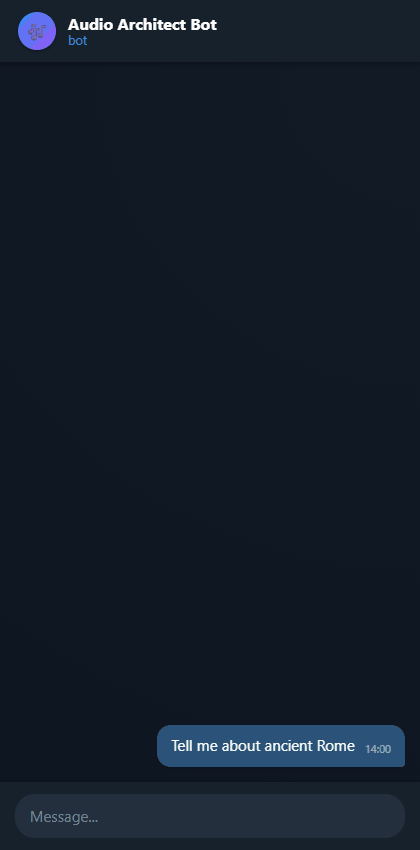
#> input picture docs/mass_production/01_base_roma.gif, 420 x 850 px; its folder holds only this picture in this run
$ python check_icons.py
#> lines starting #> are read from the running program, lines starting #| are printed output that depends on the picture; after the words box and inside, x2 and y2 are one past the last pixel; in counts of white or black regions, pixels touching at a corner belong together
import cv2
import numpy as np
from PIL import Image, ImageSequence
import os
import glob

def is_broken_placeholder(frame_rgb, debug=False):
    gray = cv2.cvtColor(frame_rgb, cv2.COLOR_RGB2GRAY)

    # White region > 235
    _, thresh = cv2.threshold(gray, 235, 255, cv2.THRESH_BINARY)

    contours, _ = cv2.findContours(thresh, cv2.RETR_LIST, cv2.CHAIN_APPROX_SIMPLE)

    for cnt in contours:
        x, y, w, h = cv2.boundingRect(cnt)

        # Check size (approx 80 to 200, making it a bit flexible)
        if 60 <= w <= 220 and 60 <= h <= 220:
            # Check aspect ratio
            if 0.7 <= w/h <= 1.3:
                area = cv2.contourArea(cnt)
                # Ensure it's mostly a solid block
                if area / (w*h) > 0.6:
                    # Get the bounding box in the original image
                    roi_gray = gray[y:y+h, x:x+w]

                    # Check for gray border or little icon inside
                    # A pure white square is 255 mean. A placeholder has a gray border or an icon, so mean is slightly less than 255
                    # But it's mostly white, so mean > 220
                    mean_val = np.mean(roi_gray)

                    if debug:
                        print(f"Candidate found: size={w}x{h}, area_ratio={area/(w*h):.2f}, mean_val={mean_val:.2f}")

                    if mean_val > 210 and mean_val < 254.5:
                        # Found a broken placeholder
                        return True

    return False

def check_gif(file_path):
#> called with file_path = 'docs/mass_production/01_base_roma.gif'
    is_target = "3d_mixing_forge_icons.gif" in file_path
    try:
        gif = Image.open(file_path)
#> gif is the input picture: PIL image 420x850 P; mean R, G, B 19.3, 28.8, 40.9
        for i, frame in enumerate(ImageSequence.Iterator(gif)):
            frame_rgb = frame.convert('RGB')
            frame_np = np.array(frame_rgb)
            if is_broken_placeholder(frame_np, debug=is_target):
                if is_target:
                    print(f"Target file broke at frame {i}")
                return True
#> this loop made 20 passes
#> pass 1, in is_broken_placeholder, `gray = cv2.cvtColor(frame_rgb, cv2.COLOR_RGB2GRAY)`:
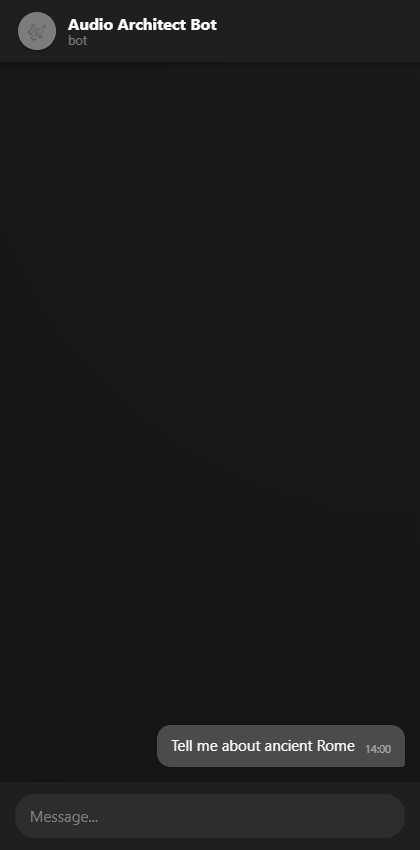
#> gray: shape (850, 420); min 19, max 255, mean 27.5
#> pass 1, in is_broken_placeholder, `_, thresh = cv2.threshold(gray, 235, 255, cv2.THRESH_BINARY)`:
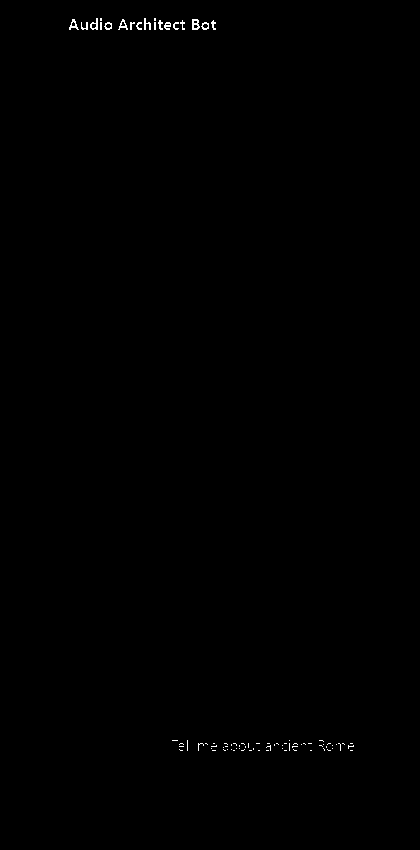
#> thresh: shape (850, 420); 0.22% white in thin lines or dots, all inside (x1, y1, x2, y2) = (69, 18, 354, 751)
#> pass 2, in check_gif, `frame_rgb = frame.convert('RGB')`:
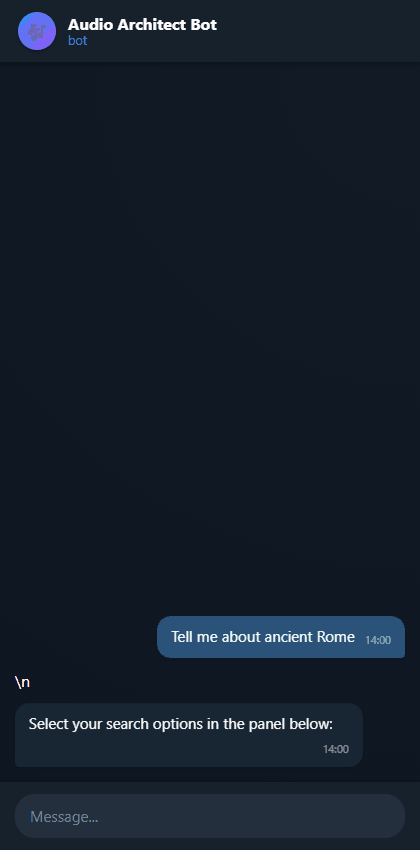
#> frame_rgb: PIL image 420x850 RGB; mean R, G, B 20.6, 30.4, 42.6
#> pass 2, in is_broken_placeholder (call 2), `gray = cv2.cvtColor(frame_rgb, cv2.COLOR_RGB2GRAY)`:
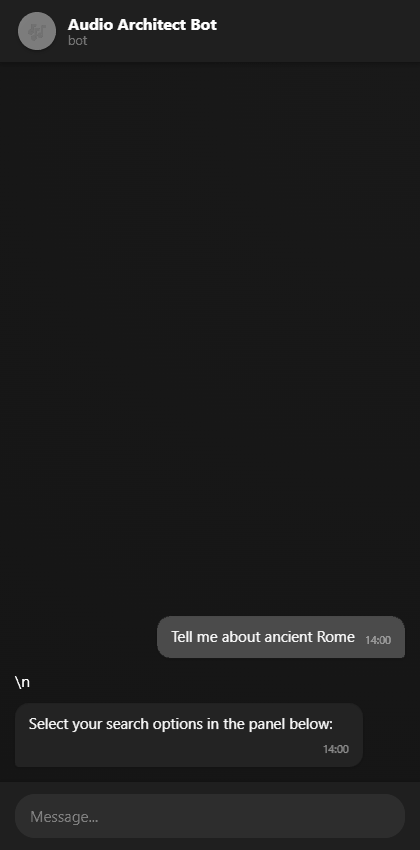
#> gray: shape (850, 420); min 19, max 255, mean 29.1
        return False
    except Exception as e:
        if is_target:
            print(f"Error on target: {e}")
        return False

def main():
    base_dir = r"C:\podcastlab\docs\mass_production"
    gif_files = glob.glob(os.path.join(base_dir, "**", "*.gif"), recursive=True)

    target_file = r"C:\podcastlab\docs\mass_production\3D_Masterpieces\3d_mixing_forge_icons.gif"

    broken_count = 0
    total_files = len(gif_files)

    print(f"Total files: {total_files}")

    target_found = False

    for gif_file in gif_files:
        is_broken = check_gif(gif_file)
        if is_broken:
            broken_count += 1

        if os.path.normpath(gif_file) == os.path.normpath(target_file):
            print(f"Target file detected as broken: {is_broken}")
            target_found = True

    if not target_found:
        print("Target file not found in glob search. Checking directly...")
        if os.path.exists(target_file):
            is_broken = check_gif(target_file)
            print(f"Target file directly checked. Broken: {is_broken}")
            if is_broken:
                broken_count += 1
                total_files += 1
        else:
            print(f"Target file does not exist at path: {target_file}")

    print(f"\nResult: {broken_count} broken out of {total_files} total files.")

if __name__ == "__main__":
    main()

$ run again, on docs/mass_production/07_postprod_stacco.gif
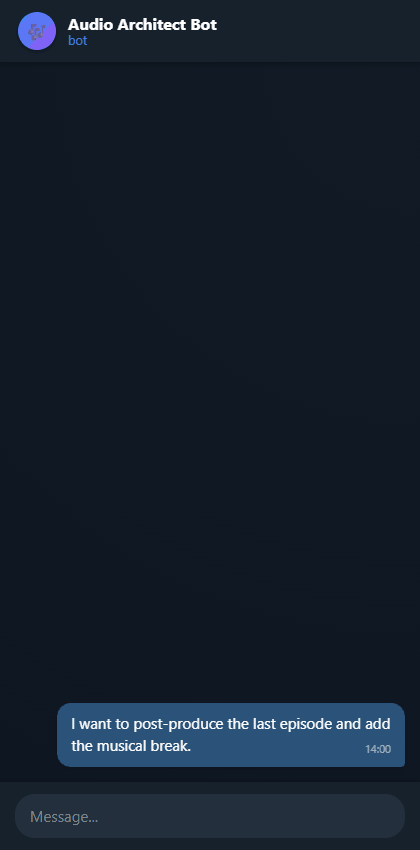
#> input picture docs/mass_production/07_postprod_stacco.gif, 420 x 850 px
#> in check_gif, gif is the input picture: PIL image 420x850 P; mean R, G, B 20.8, 31.2, 44.1
#> the loop in check_gif, `for i, frame in enumerate(ImageSequence.Iterator(gif)):` made 20 passes
#> pass 1, in is_broken_placeholder, `_, thresh = cv2.threshold(gray, 235, 255, cv2.THRESH_BINARY)`:
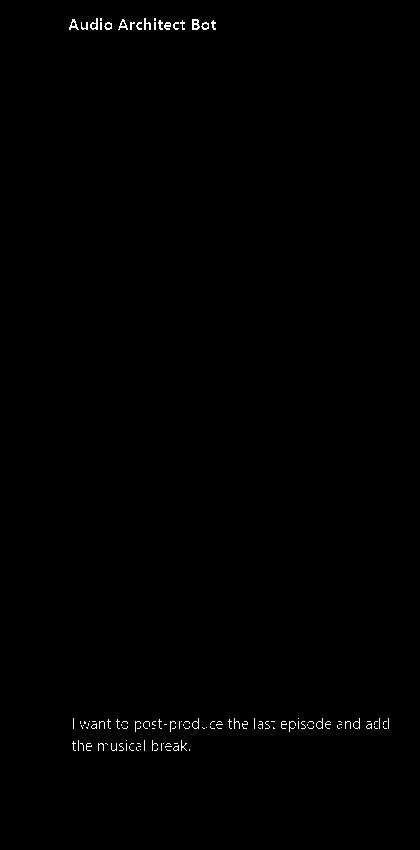
#> thresh: shape (850, 420); 0.41% white in thin lines or dots, all inside (x1, y1, x2, y2) = (69, 18, 389, 751)
#> pass 2, in is_broken_placeholder (call 2), `gray = cv2.cvtColor(frame_rgb, cv2.COLOR_RGB2GRAY)`:
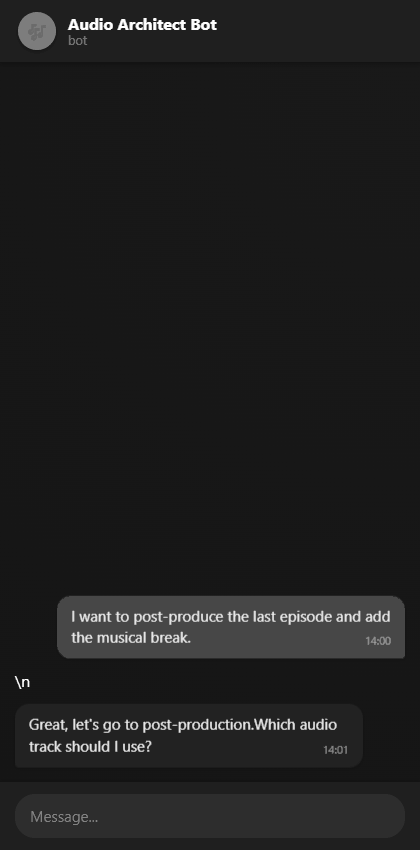
#> gray: shape (850, 420); min 19, max 255, mean 31.1
